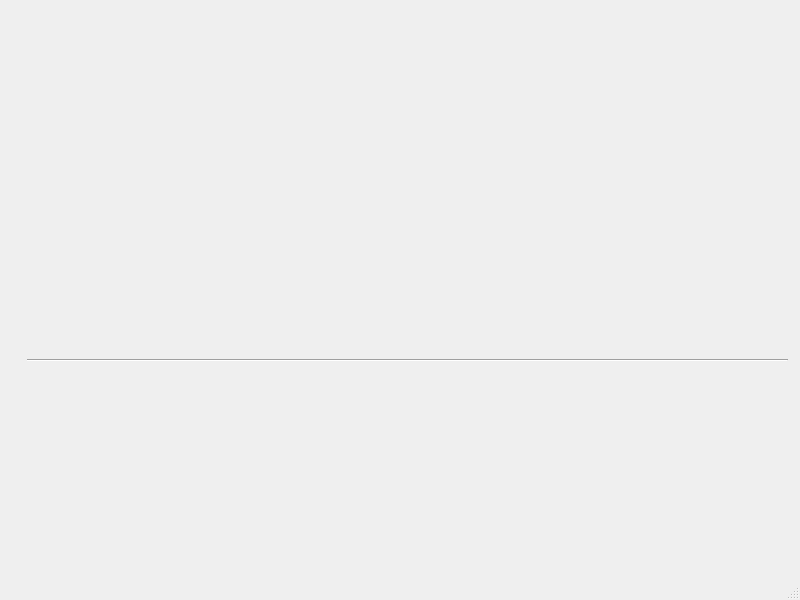
<?xml version="1.0" encoding="UTF-8"?>
<ui version="4.0">
 <class>MainWindow</class>
 <widget class="QMainWindow" name="MainWindow">
  <property name="geometry">
   <rect>
    <x>0</x>
    <y>0</y>
    <width>800</width>
    <height>600</height>
   </rect>
  </property>
  <property name="windowTitle">
   <string>MainWindow</string>
  </property>
  <widget class="QWidget" name="centralwidget">
   <widget class="Line" name="line">
    <property name="geometry">
     <rect>
      <x>27</x>
      <y>350</y>
      <width>761</width>
      <height>20</height>
     </rect>
    </property>
    <property name="orientation">
     <enum>Qt::Horizontal</enum>
    </property>
   </widget>
  </widget>
  <widget class="QMenuBar" name="menubar">
   <property name="geometry">
    <rect>
     <x>0</x>
     <y>0</y>
     <width>800</width>
     <height>20</height>
    </rect>
   </property>
  </widget>
  <widget class="QStatusBar" name="statusbar"/>
 </widget>
 <resources/>
 <connections/>
</ui>
